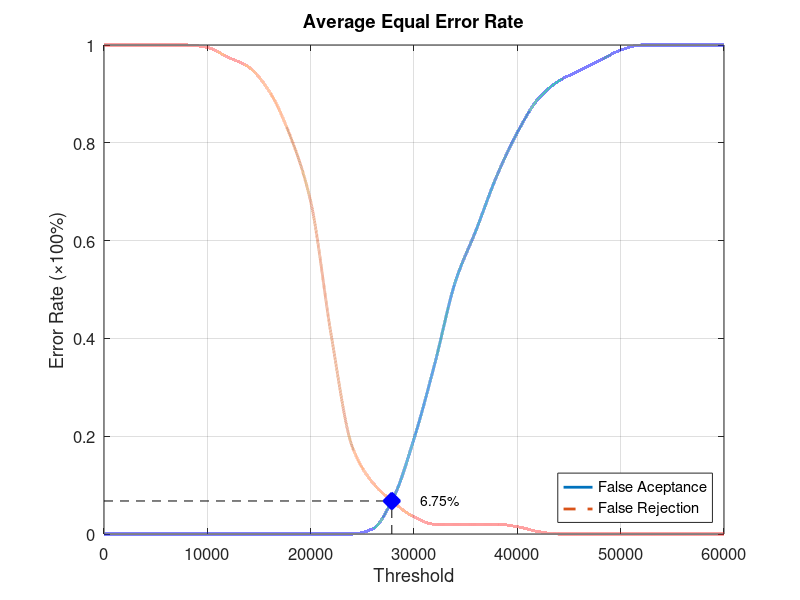
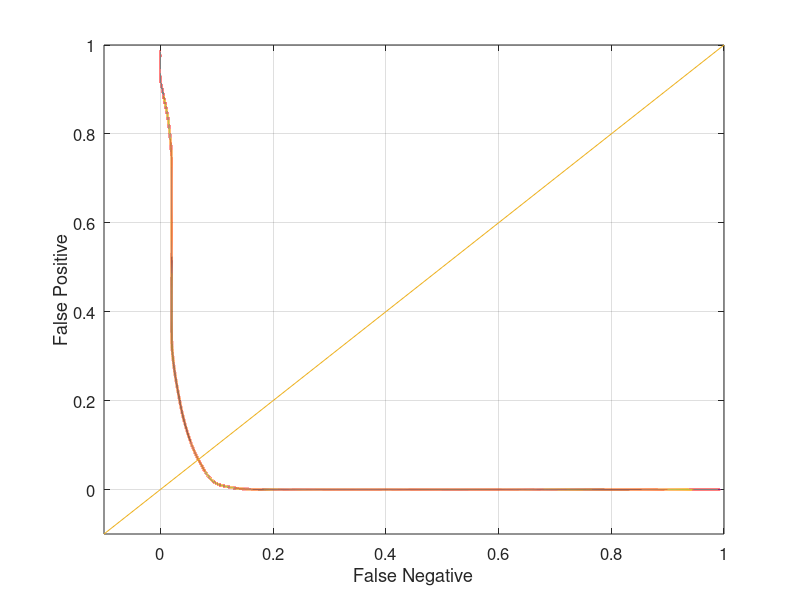

Source code (MATLAB) for these figures, in order:
function yEER = Database5_4
close all;
clear;
clc;
x = 0:2000:60000;
xq = 0:0.5:60000;

y0 = [0 0 0 0 0 0 0 0 0 0 0 0 0 0.0105263 0.0736842 0.194737 0.347368 0.515789 0.621053 0.731579 0.821053 0.889474 0.926316 0.947368 0.968421 0.989474 1 1 1 1 1];
yy0 = interp1(x, y0, xq, 'pchip');
y1 = [1 1 1 1 1 0.995 0.975 0.955 0.905 0.815 0.68 0.405 0.18 0.105 0.065 0.035 0.02 0.02 0.02 0.02 0.015 0.005 0 0 0 0 0 0 0 0 0];
yy1 = interp1(x, y1, xq, 'pchip');

% Calculating EER: 
y2 = abs(y0 - y1);
find(y2 == min(y2))
yy2 = abs(yy0 - yy1);
xEER = find(yy2 == min(yy2));
xEERIndex = xq(xEER) % X-axis EER
yEER = yy0(xEER) % Y-axis EER

main = figure
plot(xq, yy0,'-','LineWidth', 2);	hold on
plot(xq, yy1,'--','LineWidth', 2);	hold on
plot([xEERIndex xEERIndex], [0 yEER], 'k--');	hold on
plot([0 xEERIndex], [yEER yEER], 'k--');	hold on
plot(xEERIndex, yEER, 'bx', 'LineWidth', 10);	hold on
text(xEERIndex + 10 * xEERIndex / 100, yEER, [num2str(round((10000 * yEER)) / 100) '%'])
legend('False Aceptance', 'False Rejection', 'Location', 'SouthEast')
xlabel('Threshold')
ylabel('Error Rate (\times100%)')
title('Average Equal Error Rate')
set(gca, 'FontSize', 12)
axis([0 60000 0 1])
grid on

print(main, 'Database5_4Main', '-dpng');
FNRxFPR = figure('Color', [1 1 1]);
plot(yy1, yy0, '-', yy1, yy0, 'LineWidth', 2);
hold on
y = -0.1:0.1:1
plot(y, y); 
set(gca, 'FontSize', 12)
xlabel('False Negative')
ylabel('False Positive')
axis([-0.1 1 -0.1 1])
set(gca, 'FontSize', 12)
grid on

print(FNRxFPR, 'Database5_4FNRxFPR','-dpng');
end
